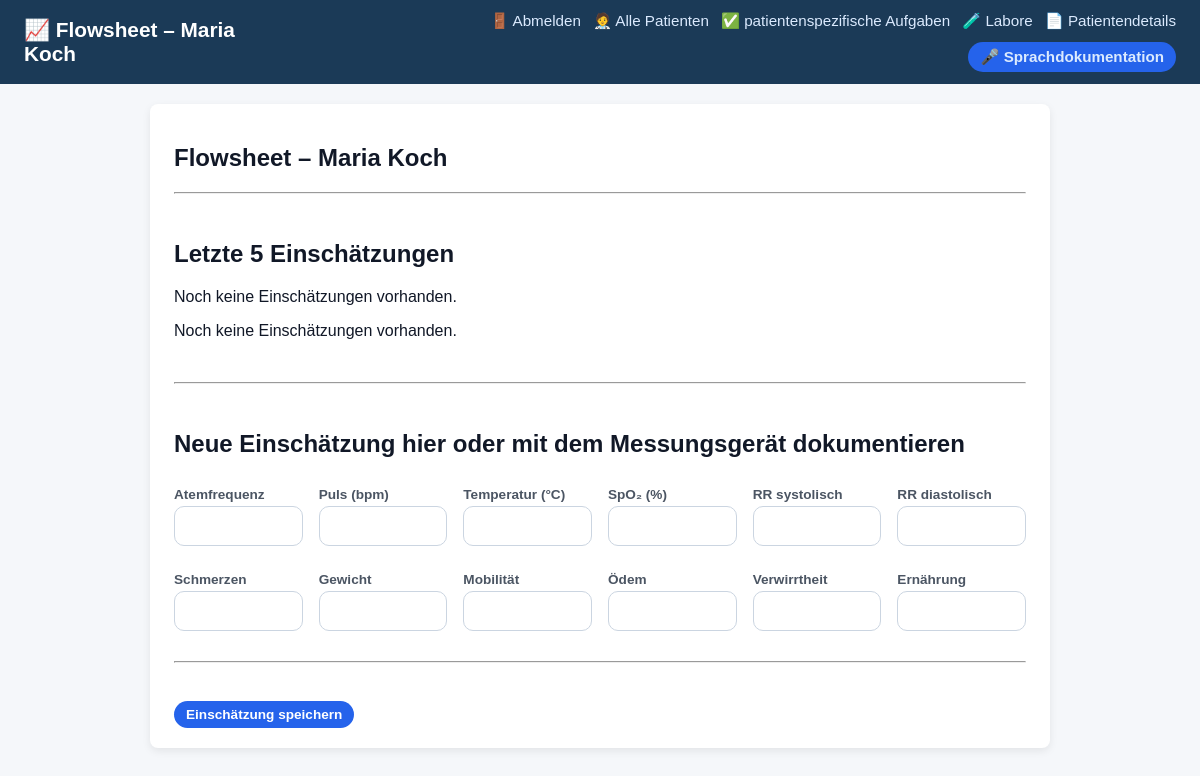
/patient/1/flowsheet, run on an earlier commit of the app's database.
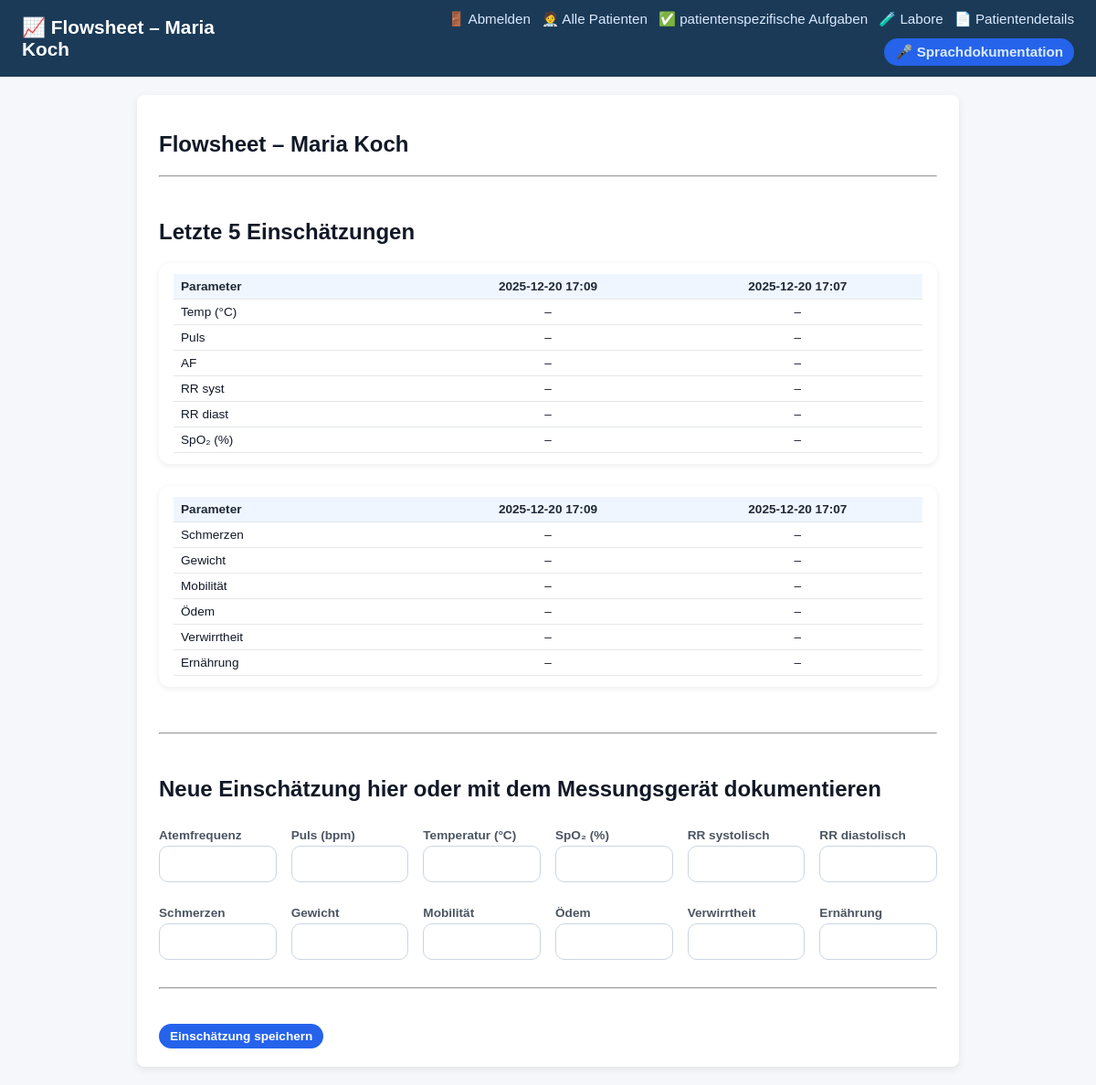
And on a later commit of the database.
### tables this page shows
CREATE TABLE assessments (
    id INTEGER PRIMARY KEY AUTOINCREMENT,
    patient_id INTEGER NOT NULL,
    created_at TEXT,
    author TEXT,

    -- Vital signs
    temperature REAL,
    heart_rate INTEGER,
    respiration_rate INTEGER,
    systolic_bp INTEGER,
    diastolic_bp INTEGER,
    oxygen_sat INTEGER,
    weight INTEGER,

    -- Symptom / risk scales
    pain INTEGER,
    mobility INTEGER,
    edema INTEGER,
    confusion INTEGER,
    nutrition INTEGER,

    -- Body systems notes
    skin TEXT,
    cardiac TEXT,
    respiratory TEXT,
    endocrine TEXT,
    lymphatic TEXT,
    musculoskeletal TEXT,
    neuro TEXT,
    gastro TEXT,
    other_notes TEXT,

    FOREIGN KEY (patient_id) REFERENCES patients(id)
);

### app.py (the view, shortened to what this page needs)
@app.route("/patient/<int:patient_id>/flowsheet", methods=["GET", "POST"])
def flowsheet(patient_id):
    conn = get_connection()
    cur = conn.cursor()
    cur.execute("SELECT * FROM patients WHERE id = ?;", (patient_id,))
    patient = cur.fetchone()
    cur.execute("""
            SELECT alert, severity, created_at
            FROM ai_alerts
            WHERE patient_id = ?
            ORDER BY datetime(created_at) DESC;
        """, (patient_id,))
    alerts = cur.fetchall()
    cur.execute("""
        SELECT *
        FROM assessments
        WHERE patient_id = ?
        ORDER BY datetime(created_at) DESC
        LIMIT 5;
    """, (patient_id,))
    recent_assessments = cur.fetchall()
    current_nurse = get_current_nurse(conn)
    conn.close()
    return render_template(
        "flowsheet.html",
        alerts=alerts,
        patient=patient,
        recent_assessments=recent_assessments,
        current_nurse=current_nurse,
    )

### app.py (called while the page is built, shortened)
def get_connection():
    conn = sqlite3.connect(DB_PATH)
    conn.row_factory = sqlite3.Row
    return conn

def get_current_nurse(conn=None):
    nurse_id = session.get("current_nurse_id")
    if not nurse_id:
        return None

### templates/flowsheet.html (shortened to what the changed rows need)
<!DOCTYPE html>
<html lang="en">
<head>
    <link rel="stylesheet" href="{{ url_for('static', filename='styles.css') }}">
</head>
<body>
<div class="container">
    <h2>Flowsheet – {{ patient.name }}</h2>
    <hr><br>
   <h2>Letzte 5 Einschätzungen</h2>
{% if recent_assessments %}
<div class="vitals-history-card">
    <table class="vitals-history-table">
        <thead>
            <tr>
                <th>Parameter</th>
                {% for a in recent_assessments %}
                    <th>{{ a["created_at"].replace("T", " ") }}</th>
                {% endfor %}
            </tr>
        </thead>
        <tbody>
            <tr>
                <td>Temp (°C)</td>
                {% for a in recent_assessments %}
                    <td>
                        {% if a.temperature is not none %}
                            <span class="vital-chip and {% if a.temperature < 36 or a.temperature > 38 %}vital-high{% endif %}">
                                {{ a.temperature }}</span>
                        {% else %}–{% endif %}
                    </td>
                {% endfor %}
            </tr>
            <tr>
                <td>Puls</td>
                {% for a in recent_assessments %}
                    <td>
                        {% if a.heart_rate is not none %}
                            <span class="vital-chip and {% if a.heart_rate < 60 or a.heart_rate > 110 %}vital-high{% endif %}">
                                {{ a.heart_rate }}</span>
                        {% else %}–{% endif %}
                    </td>
                {% endfor %}
            </tr>
            <tr>
                <td>AF</td>
                {% for a in recent_assessments %}
                    <td>
                        {% if a.respiration_rate is not none %}
                            <span class="vital-chip {% if a.respiration_rate < 12 or a.respiration_rate > 20 %}vital-high{% endif %}">
                                {{ a.respiration_rate }}
                            </span>
                        {% else %}–{% endif %}
                    </td>
                {% endfor %}
            </tr>
            <tr>
                <td>RR syst</td>
                {% for a in recent_assessments %}
                    <td>
                        {% if a.systolic_bp is not none %}
                            <span class="vital-chip {% if a.systolic_bp < 90 or a.systolic_bp > 140 %}vital-high{% endif %}">
                                {{ a.systolic_bp }}
                            </span>
                        {% else %}–{% endif %}
                    </td>
                {% endfor %}
            </tr>
                <tr>
                    <td>RR diast</td>
                    {% for a in recent_assessments %}
                        <td>
                            {% if a.diastolic_bp is not none %}
                                <span class="vital-chip {% if a.diastolic_bp < 60 or a.diastolic_bp > 90 %}vital-high{% endif %}">
                                    {{ a.diastolic_bp }}
                                </span>
                            {% else %}–{% endif %}
                        </td>
                    {% endfor %}
                </tr>
                <tr>
                    <td>SpO₂ (%)</td>
                    {% for a in recent_assessments %}
                        <td>
                            {% if a.oxygen_sat is not none %}
                                <span class="vital-chip {% if a.oxygen_sat < 90 %}vital-high{% endif %}">
                                    {{ a.oxygen_sat }}
                                </span>
                            {% else %}–{% endif %}
                        </td>
                    {% endfor %}
                </tr>
            </tbody>
    </table>
</div>
{% else %}
    <p>Noch keine Einschätzungen vorhanden.</p>
{% endif %}
            {% if recent_assessments %}
<div class="vitals-history-card">
    <table class="vitals-history-table">
        <thead>
            <tr>
                <th>Parameter</th>
                {% for a in recent_assessments %}
                    <th>{{ a["created_at"].replace("T", " ") }}</th>
                {% endfor %}
            </tr>
        </thead>
        <tbody>
                <tr>
                    <td>Schmerzen</td>
                    {% for a in recent_assessments %}
                        <td>
                            {% if a.pain is not none %}
                                <span class="vital-chip {% if a.pain > 6 %}vital-high{% endif %}">
                                    {{ a.pain }}
                                </span>
                            {% else %}–{% endif %}
                        </td>
                    {% endfor %}
                </tr>
                <tr>
                    <td>Gewicht</td>
                    {% for a in recent_assessments %}
                        <td>
                            {% if a.weight is not none %}
                                <span class="vital-chip {% if a.weight > 90 %}vital-high{% endif %}">
                                    {{ a.weight }}
                                </span>
                            {% else %}–{% endif %}
                        </td>
                    {% endfor %}
                </tr>
                 <tr>
                    <td>Mobilität</td>
                    {% for a in recent_assessments %}
                        <td>
                            {% if a.mobility is not none %}
                                <span class="vital-chip {% if a.mobility < 3 %}vital-high{% endif %}">
                                    {{ a.mobility }}
                                </span>
                            {% else %}–{% endif %}
                        </td>
                    {% endfor %}
                </tr>
                 <tr>
                    <td>Ödem</td>
                    {% for a in recent_assessments %}
                        <td>
                            {% if a.edema is not none %}
                                <span class="vital-chip {% if a.edema > 8 %}vital-high{% endif %}">
                                    {{ a.edema }}
                                </span>
                            {% else %}–{% endif %}
                        </td>
                    {% endfor %}
                </tr>
                 <tr>
                    <td>Verwirrtheit</td>
                    {% for a in recent_assessments %}
                        <td>
                            {% if a.confusion is not none %}
                                <span class="vital-chip {% if a.confusion > 8 %}vital-high{% endif %}">
                                    {{ a.confusion }}
                                </span>
                            {% else %}–{% endif %}
                        </td>
                    {% endfor %}
                </tr>
                 <tr>
                    <td>Ernährung</td>
                    {% for a in recent_assessments %}
                        <td>
                            {% if a.nutrition is not none %}
                                <span class="vital-chip {% if a.nutrition < 4 %}vital-high{% endif %}">
                                    {{ a.nutrition }}
                                </span>
                            {% else %}–{% endif %}
                        </td>
                    {% endfor %}
                </tr>
        </tbody>
    </table>
</div>
{% else %}
    <p>Noch keine Einschätzungen vorhanden.</p>
{% endif %}
    <br><hr><br>
    <h2>Neue Einschätzung hier oder mit dem Messungsgerät dokumentieren </h2>
    <form action="{{ url_for('flowsheet', patient_id=patient.id) }}" method="POST">
        <div class="table-wrapper vitals-card">
            </div>
    <br><hr><br>
<button type="submit" class="btn-primary">Einschätzung speichern</button>
   </form>
    </div>
</body>
</html>

What changed in the data, as far as the page shows it:
added assessments: created_at.replace "2025-12-20 17:09"
added assessments: created_at.replace "2025-12-20 17:07"
Also different on the page:
text no longer shown: "Noch keine Einschätzungen vorhanden. Noch keine Einschätzungen vorhanden."
text now shown: "Parameter Temp (°C) Puls AF RR syst RR diast SpO₂ (%) Parameter Schmerzen Gewicht Mobilität Ödem Verwirrtheit Ernährung"
